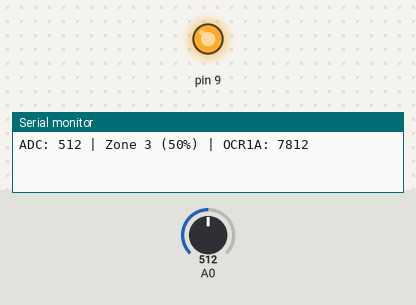
A program run on a simulated Arduino Nano, built with avr-gcc and run on an emulated ATmega328P. Shown: output pins drawn as LEDs (lit = HIGH), the last lines printed to the serial monitor. Dashed ring = blinking. Inputs (shaded band) come from the test bench; at power-on: A0 = 512.

Above: at 1.2 s.
1.3 s: A0 set to 900
At 2.2 s:
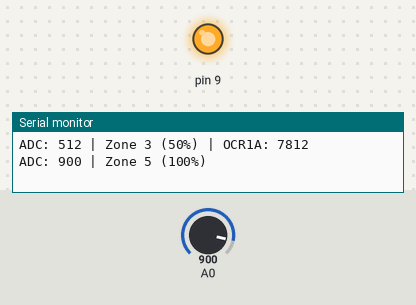
4.3 s: A0 set to 835
5.9 s: A0 set to 808
At 6.87 s:
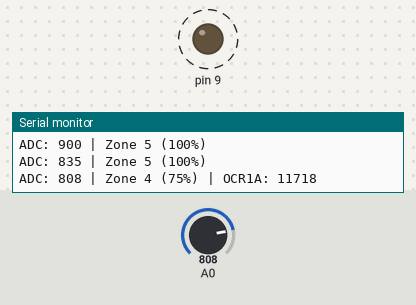
8.9 s: A0 set to 1023
10.4 s: A0 set to 716
At 10.8 s:
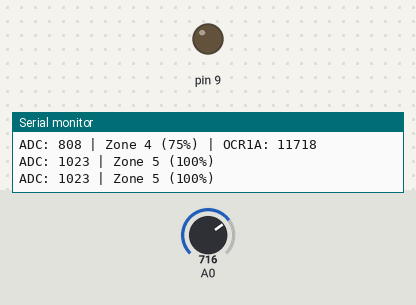
Timing chart, 0 to 14.4 s (numbered marks = the images above; inputs shaded):
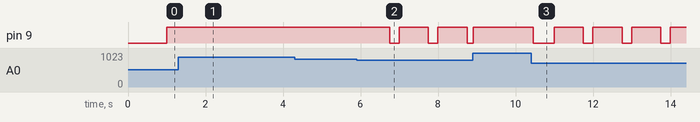

The program:

main.cpp
```cpp
#include <Arduino.h>

#define FILTER_ORDER 8

// Атомарные флаги и данные
volatile uint16_t adc_raw_value = 0;
volatile uint8_t adc_ready_flag = 0;

uint32_t adc_buffer[FILTER_ORDER] = {0};
uint8_t buffer_index = 0;

// Счетчик для неблокирующей задержки логов (100 тиков АЦП = 1 секунда)
uint8_t log_timer_ticks = 0;

// Инициализация UART на регистрах (9600 бод)
void uart_init(void) {
    UBRR0H = 0;
    UBRR0L = 103; // 16 МГц / (16 * 9600) - 1 = 103
    UCSR0B = (1 << TXEN0); // Включить только передатчик
    UCSR0C = (1 << UCSZ01) | (1 << UCSZ00); // 8-N-1
}

// Отправка символа
void uart_print_char(char c) {
    while (!(UCSR0A & (1 << UDRE0)));
    UDR0 = c;
}

// Отправка строки
void uart_print_str(const char* str) {
    while (*str) {
        uart_print_char(*str++);
    }
}

// Функция для вывода чисел через регистры (чтобы убрать Serial полностью)
void uart_print_num(uint32_t num) {
    char buf[11];
    uint8_t i = 0;
    if (num == 0) {
        uart_print_char('0');
        return;
    }
    while (num > 0) {
        buf[i++] = (num % 10) + '0';
        num /= 10;
    }
    while (i > 0) {
        uart_print_char(buf[--i]);
    }
}

void setup() {
  // Блокируем глобальные прерывания на время инициализации периферии
  cli();

  uart_init();

  // 1. Настройка GPIO на уровне регистров
  // Настройка порта PC0 (вход A0) и отключение цифрового буфера
  DDRC &= ~(1 << DDC0);
  DIDR0 |= (1 << ADC0D);

  // Настройка порта PB1 (вывод D9 / аппаратный ШИМ OC1A) как выхода
  DDRB |= (1 << DDB1);
  PORTB &= ~(1 << PORTB1);  // Исходное безопасное состояние (вывод выключен)

  // 2. Настройка АЦП (ADC)
  // Опорное напряжение Vcc (AVCC), выравнивание вправо, канал ADC0
  ADMUX = (1 << REFS0);
  // Включение АЦП, разрешение прерывания АЦП, предделитель частоты = 128 (16
  // МГц / 128 = 125 кГц)
  ADCSRA =
      (1 << ADEN) | (1 << ADIE) | (1 << ADPS2) | (1 << ADPS1) | (1 << ADPS0);

  // 3. Настройка Timer2 (Генерация прерываний выборки 100 Гц в режиме CTC)
  TCCR2A = (1 << WGM21);                             // Режим CTC
  TCCR2B = (1 << CS22) | (1 << CS21) | (1 << CS20);  // Предделитель 1024
  OCR2A = 155;                                       // Интервал ~10 мс (100 Гц)
  TIMSK2 |= (1 << OCIE2A);  // Разрешить прерывание по совпадению А

  // 4. Настройка Timer1 (Аппаратный ШИМ 1 Гц на выводе OC1A / D9)
  // Режим Fast PWM (Mode 14), TOP задается в ICR1. Неинвертирующий режим
  TCCR1A = (1 << COM1A1) | (1 << WGM11);
  TCCR1B = (1 << WGM13) | (1 << WGM12) | (1 << CS12) |
           (1 << CS10);  // Предделитель 1024
  ICR1 = 15624;          // Точный период 1 секунда при частоте 16 МГц
  OCR1A = 0;             // Коэффициент заполнения 0% при старте

  // Разрешаем прерывания после завершения конфигурирования
  sei();
}

// Прерывание таймера выборки (100 Гц)
ISR(TIMER2_COMPA_vect) {
  // Аппаратный запуск преобразования АЦП
  ADCSRA |= (1 << ADSC);
}

// Прерывание окончания преобразования АЦП
ISR(ADC_vect) {
  // Автоматическое атомарное чтение регистра данных АЦП
  adc_raw_value = ADC;
  adc_ready_flag = 1;
}

// Фильтр: скользящее среднее по 8 точкам
uint32_t moving_average(uint32_t new_val) {
  static uint32_t sum = 0;
  sum -= adc_buffer[buffer_index];
  adc_buffer[buffer_index] = new_val;
  sum += adc_buffer[buffer_index];
  buffer_index = (buffer_index + 1) % FILTER_ORDER;
  return sum / FILTER_ORDER;
}

void loop() {
  uint16_t current_adc = 0;

  if (adc_ready_flag) {
    // Критическая секция: безопасное копирование двухбайтового значения
    cli();
    current_adc = adc_raw_value;
    adc_ready_flag = 0;
    sei();

    // Сглаживание сигнала фильтром
    uint32_t filtered_adc = moving_average(current_adc);

    // Флаг для отправки лога (станет true раз в секунду)
    bool should_log = false;
    log_timer_ticks++;
    if (log_timer_ticks >= 100) { // 100 тиков по 10 мс = 1000 мс (1 секунда)
        log_timer_ticks = 0;
        should_log = true;
    }

    switch (filtered_adc) {
      case 0 ... 204:
        TCCR1A &= ~(1 << COM1A1);
        PORTB &= ~(1 << PORTB1);
        if (should_log) {
            uart_print_str("ADC: "); uart_print_num(filtered_adc);
            uart_print_str(" | Zone 1 (0%)\r\n");
        }
        break;

      case 205 ... 409:
        TCCR1A |= (1 << COM1A1);
        OCR1A = 3906;
        if (should_log) {
            uart_print_str("ADC: "); uart_print_num(filtered_adc);
            uart_print_str(" | Zone 2 (25%) | OCR1A: 3906\r\n");
        }
        break;

      case 410 ... 614:
        TCCR1A |= (1 << COM1A1);
        OCR1A = 7812;
        if (should_log) {
            uart_print_str("ADC: "); uart_print_num(filtered_adc);
            uart_print_str(" | Zone 3 (50%) | OCR1A: 7812\r\n");
        }
        break;

      case 615 ... 819:
        TCCR1A |= (1 << COM1A1);
        OCR1A = 11718;
        if (should_log) {
            uart_print_str("ADC: "); uart_print_num(filtered_adc);
            uart_print_str(" | Zone 4 (75%) | OCR1A: 11718\r\n");
        }
        break;

      case 820 ... 1023:
      default:
        TCCR1A &= ~(1 << COM1A1);
        PORTB |= (1 << PORTB1);
        if (should_log) {
            uart_print_str("ADC: "); uart_print_num(filtered_adc);
            uart_print_str(" | Zone 5 (100%)\r\n");
        }
        break;
    }
  }
}
```

Measured:
- the behaviour switches between 820 and 819 on A0 (found by bisection; images 1 and 2)
- after the input at 1.3 s, pin 9: stops changing and stays HIGH
- after the input at 5.9 s, pin 9: alternates HIGH for 0.75 s and LOW for 0.25 s, starting after 0.85 s
- after the input at 10.4 s, pin 9: HIGH → LOW after 0.05 s, then repeats every 1.0 s: HIGH 0.75 s, LOW 0.25 s
